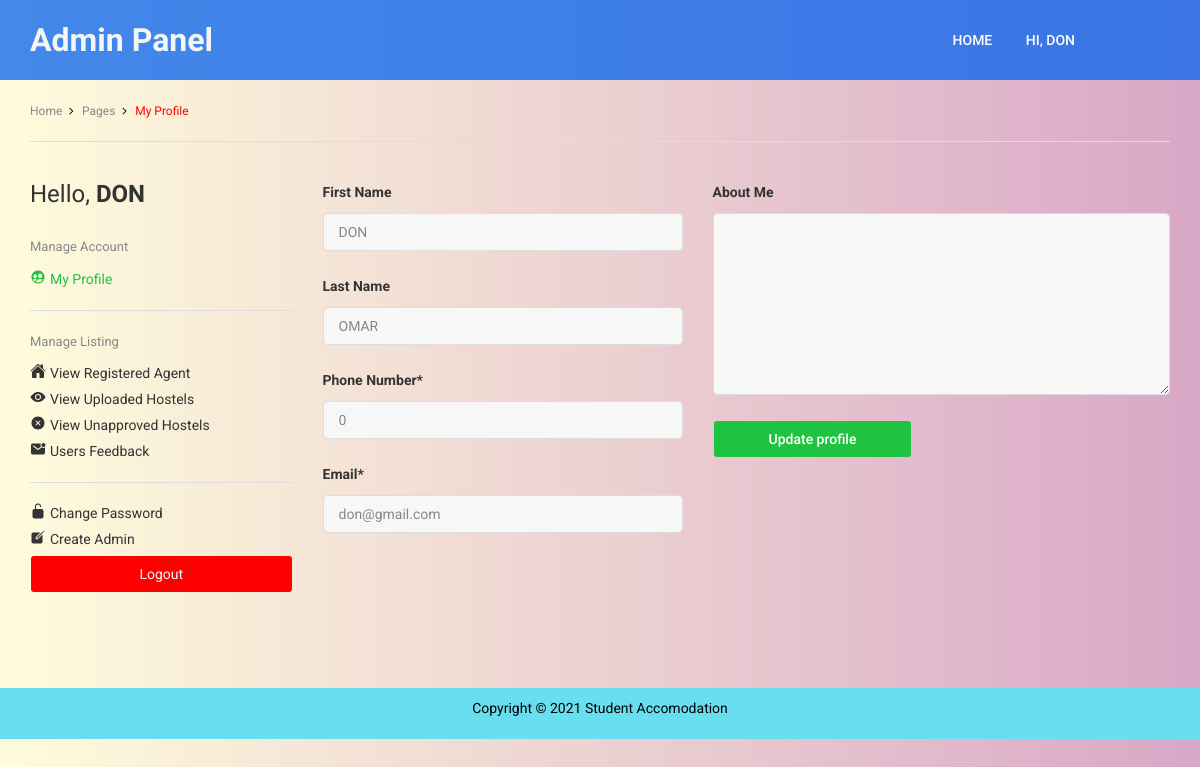
Page /admin/dashboard.php (signed in) on the committed database.
### tables this page shows
CREATE TABLE `details` (
  `ID` int(11) NOT NULL,
  `FirstName` varchar(255) NOT NULL,
  `LastName` varchar(255) NOT NULL,
  `Email` varchar(255) NOT NULL,
  `phone_no` varchar(50) NOT NULL,
  `Password` varchar(255) NOT NULL,
  `about_me` varchar(255) DEFAULT NULL,
  `Type` varchar(50) NOT NULL,
  `Religion` varchar(255) NOT NULL,
  `location` varchar(255) NOT NULL,
  `mstatus` varchar(255) NOT NULL,
  `gender` varchar(255) NOT NULL,
  `isActive` tinyint(1) NOT NULL
);

### admin/dashboard.php (the view, shortened to what this page needs)
<!DOCTYPE html>
<html lang="en">
  <head>
    <link rel="stylesheet" href="css/plugins.css">
    <link rel="stylesheet" href="css/style.css">
  </head>
  <body>
  <header class="header header--blue">
    <div class="container">
      <div class="header__main">
        <div class="header__logo">
          <a href="#">
            <h1 style="color: whitesmoke;">Admin Panel</h1>
          </a>
        </div>
        <div class="header__menu header__menu--v1">
          <ul class="header__nav">
            <li class="header__nav-item">
              <a href="index.php" class="header__nav-link">Home</a>
            </li>
            <li class="header__nav-item">
              <a href="#" class="header__nav-link">Hi, <?php echo $_SESSION['username_admin'];?></a>
          </li>
          </ul>
        </div>
     </div>
   </div>
 </header>
  <section id="container" >
<div class="container">
    <ul class="ht-breadcrumbs ht-breadcrumbs--y-padding ht-breadcrumbs--b-border">
      <li class="ht-breadcrumbs__item"><a href="#" class="ht-breadcrumbs__link"><span class="ht-breadcrumbs__title">Home</span></a></li>
      <li class="ht-breadcrumbs__item"><a href="#" class="ht-breadcrumbs__link"><span class="ht-breadcrumbs__title">Pages</span></a></li>
      <li class="ht-breadcrumbs__item"><span class="ht-breadcrumbs__page">My Profile</span></li>
    </ul>
    <div class="my-profile__container">
      <div class="row">
        <div class="col-md-3">
          <h2 class="bookmarked-listing__headline">Hello, <strong><?php echo $_SESSION['username_admin'];?></strong></h2>
          <div class="settings-block">
            <span class="settings-block__title">Manage Account</span>
            <ul class="settings">
              <li class="setting setting--current"><a href="dashboard.php" class="setting__link"><ion-icon name="people-circle" class="setting__icon"></ion-icon>My Profile</a></li>
            </ul>
          </div>
          <div class="settings-block">
            <span class="settings-block__title">Manage Listing</span>
            <ul class="settings">
              <li class="setting"><a href="registeredAgent.php" class="setting__link"><ion-icon name="home" class="setting__icon"></ion-icon>View Registered Agent</a></li>
              <li class="setting "><a href="viewUploads.php" class="setting__link"><ion-icon name="eye" class="setting__icon"></ion-icon>View Uploaded Hostels</a></li>
              <li class="setting "><a href="Unapprove.php" class="setting__link"><ion-icon name="close-circle" class="setting__icon"></ion-icon>View Unapproved Hostels</a></li>
              <li class="setting "><a href="#" class="setting__link"><ion-icon name="mail-unread" class="setting__icon"></ion-icon>Users Feedback</a></li>
            </ul>
          </div>
          <div class="settings-block">
            <ul class="settings">
              <li class="setting"><a href="change-password.php" class="setting__link"><ion-icon name="lock-open" class="setting__icon"></ion-icon>Change Password</a></li>
               <li class="setting"><a href="createAdmin.php" class="setting__link"><ion-icon name="create" class="setting__icon"></ion-icon>Create Admin</a></li>
              <form action="dashboard.php" method="post">
              <li><input type="submit" value="Logout" name="logout" class="logout" style="background-color: red; color:aliceblue" ></li>
              </form>
            </ul>
          </div>
        </div>
        <?php
                require '../config.php';
                $user_ID=$_SESSION['id_admin'];
                $qu="SELECT * FROM `details` WHERE `ID`='$user_ID'";
                $run=mysqli_query($con,$qu);
                $row=mysqli_fetch_assoc($run);
            ?>
        <form method="POST" action="dashboard.php" enctype="multipart/form-data">
            <div class="col-md-4">
            <label for="profile-first-name" class="my-profile__label">First Name</label>
            <input type="text" name="fname" value="<?php echo $row['FirstName'] ?>" class="my-profile__field" id="profile-first-name">
            <label for="profile-first-name" class="my-profile__label">Last Name</label>
            <input type="text" name="lname" value="<?php echo $row['LastName'] ?>" class="my-profile__field" id="profile-first-name">
            <label for="profile-number" class="my-profile__label">Phone Number*</label>
            <input type="number" value="<?php echo $row['phone_no'] ?>"  required onkeypress="if(this.value.length==12)return false;" name="phone" placeholder="07XXXXXXXX" class="my-profile__field" id="profile-number">
            <label for="profile-email" class="my-profile__label">Email*</label>
            <input type="email" value="<?php echo $row['Email']?>" required name="email" class="my-profile__field" id="profile-email">
          </div>
          <div class="col-md-5">
            <label for="profile-introduce" class="my-profile__label">About Me</label>
            <textarea id="profile-introduce" required name="about"   rows="10" class="my-profile__field"><?php echo $row['about_me'] ?></textarea>
            <input type="submit" name="submit_update" class="my-profile__submit" value="Update profile">
          </div>
        </form>
      </div>
    </div>
  </div>
    <?php include "includes/footer.php" ?>
  </section>
  </body>
</html>

### rows in the picture
details: fname "DON", lname "OMAR", phone "0", email "don@gmail.com"

### other values in the picture
$_SESSION['username_admin'] "DON"
